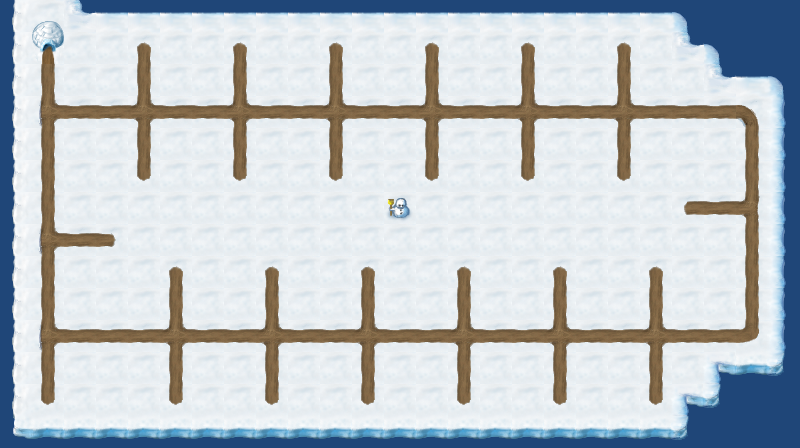

This is a level from a 2D game, rendered from its Tiled map with the project's own tilesets. A one-line summary and the map file follow, with tile-layer data summarised:
An orthogonal 25x14 tile map with 32x32 px tiles, 2 tile layers (Land, Roads), 12 tilesets and 45 objects.

<map version="1.0" orientation="orthogonal" renderorder="right-down" width="25" height="14" tilewidth="32" tileheight="32" backgroundcolor="#1f4678">
 <properties>
  <property name="music" value="salcon.ogg" />
 </properties>
 <tileset firstgid="1" source="../tilesets/map_objects.tsx" />
 <tileset firstgid="5" source="../tilesets/wm_bridge.tsx" />
 <tileset firstgid="17" source="../tilesets/wm_castle.tsx" />
 <tileset firstgid="18" source="../tilesets/wm_cave_cracks.tsx" />
 <tileset firstgid="33" source="../tilesets/wm_icecave.tsx" />
 <tileset firstgid="60" source="../tilesets/wm_mountain.tsx" />
 <tileset firstgid="88" source="../tilesets/wm_pier.tsx" />
 <tileset firstgid="96" source="../tilesets/wm_roads.tsx" />
 <tileset firstgid="116" source="../tilesets/wm_shallow_water.tsx" />
 <tileset firstgid="131" source="../tilesets/wm_snow.tsx" />
 <tileset firstgid="176" source="../tilesets/wm_thin_ice.tsx" />
 <tileset firstgid="191" source="../tilesets/wm_trees.tsx" />
 <layer name="Land" width="25" height="14">
  <data>[350 cells, 340 non-empty, 13 distinct tile ids]</data>
 </layer>
 <layer name="Roads" width="25" height="14">
  <data>[350 cells, 113 non-empty, 11 distinct tile ids]</data>
 </layer>
 <objectgroup name="Spaces" />
 <objectgroup name="Objects">
  <object gid="1" x="32" y="64" />
 </objectgroup>
 <objectgroup color="#ffff00" name="map_path">
  <object x="32" y="96">
   <polyline points="0,0 0,128" />
  </object>
  <object x="32" y="224">
   <polyline points="0,0 0,96" />
  </object>
  <object x="32" y="320">
   <polyline points="0,0 0,64" />
  </object>
  <object x="128" y="96">
   <polyline points="0,0 96,0" />
  </object>
  <object x="128" y="32">
   <polyline points="0,0 0,64" />
  </object>
  <object x="128" y="160">
   <polyline points="0,0 0,-64" />
  </object>
  <object x="224" y="160">
   <polyline points="0,0 0,-64" />
  </object>
  <object x="224" y="32">
   <polyline points="0,0 0,64" />
  </object>
  <object x="320" y="32">
   <polyline points="0,0 0,64" />
  </object>
  <object x="320" y="160">
   <polyline points="0,0 0,-64" />
  </object>
  <object x="224" y="96">
   <polyline points="0,0 96,0" />
  </object>
  <object x="320" y="96">
   <polyline points="0,0 96,0" />
  </object>
  <object x="416" y="96">
   <polyline points="0,0 96,0" />
  </object>
  <object x="512" y="96">
   <polyline points="0,0 96,0" />
  </object>
  <object x="608" y="96">
   <polyline points="0,0 128,0 128,96" />
  </object>
  <object x="736" y="192">
   <polyline points="0,0 0,128 -96,128" />
  </object>
  <object x="640" y="320">
   <polyline points="0,0 -96,0" />
  </object>
  <object x="544" y="320">
   <polyline points="0,0 -96,0" />
  </object>
  <object x="448" y="320">
   <polyline points="0,0 -96,0" />
  </object>
  <object x="352" y="320">
   <polyline points="0,0 -96,0" />
  </object>
  <object x="256" y="320">
   <polyline points="0,0 -96,0" />
  </object>
  <object x="160" y="320">
   <polyline points="0,0 -128,0" />
  </object>
  <object x="96" y="224">
   <polyline points="0,0 -64,0" />
  </object>
  <object x="160" y="256">
   <polyline points="0,0 0,64" />
  </object>
  <object x="160" y="384">
   <polyline points="0,0 0,-64" />
  </object>
  <object x="256" y="384">
   <polyline points="0,0 0,-64" />
  </object>
  <object x="256" y="256">
   <polyline points="0,0 0,64" />
  </object>
  <object x="352" y="256">
   <polyline points="0,0 0,64" />
  </object>
  <object x="352" y="384">
   <polyline points="0,0 0,-64" />
  </object>
  <object x="448" y="256">
   <polyline points="0,0 0,64" />
  </object>
  <object x="448" y="384">
   <polyline points="0,0 0,-64" />
  </object>
  <object x="544" y="384">
   <polyline points="0,0 0,-64" />
  </object>
  <object x="544" y="256">
   <polyline points="0,0 0,64" />
  </object>
  <object x="640" y="256">
   <polyline points="0,0 0,64" />
  </object>
  <object x="640" y="384">
   <polyline points="0,0 0,-64" />
  </object>
  <object x="672" y="192">
   <polyline points="0,0 64,0" />
  </object>
  <object x="608" y="32">
   <polyline points="0,0 0,64" />
  </object>
  <object x="608" y="160">
   <polyline points="0,0 0,-64" />
  </object>
  <object x="512" y="160">
   <polyline points="0,0 0,-64" />
  </object>
  <object x="512" y="32">
   <polyline points="0,0 0,64" />
  </object>
  <object x="416" y="32">
   <polyline points="0,0 0,64" />
  </object>
  <object x="416" y="160">
   <polyline points="0,0 0,-64" />
  </object>
  <object x="32" y="32">
   <polyline points="0,0 0,64" />
  </object>
  <object x="32" y="96">
   <polyline points="0,0 96,0" />
  </object>
 </objectgroup>
</map>
